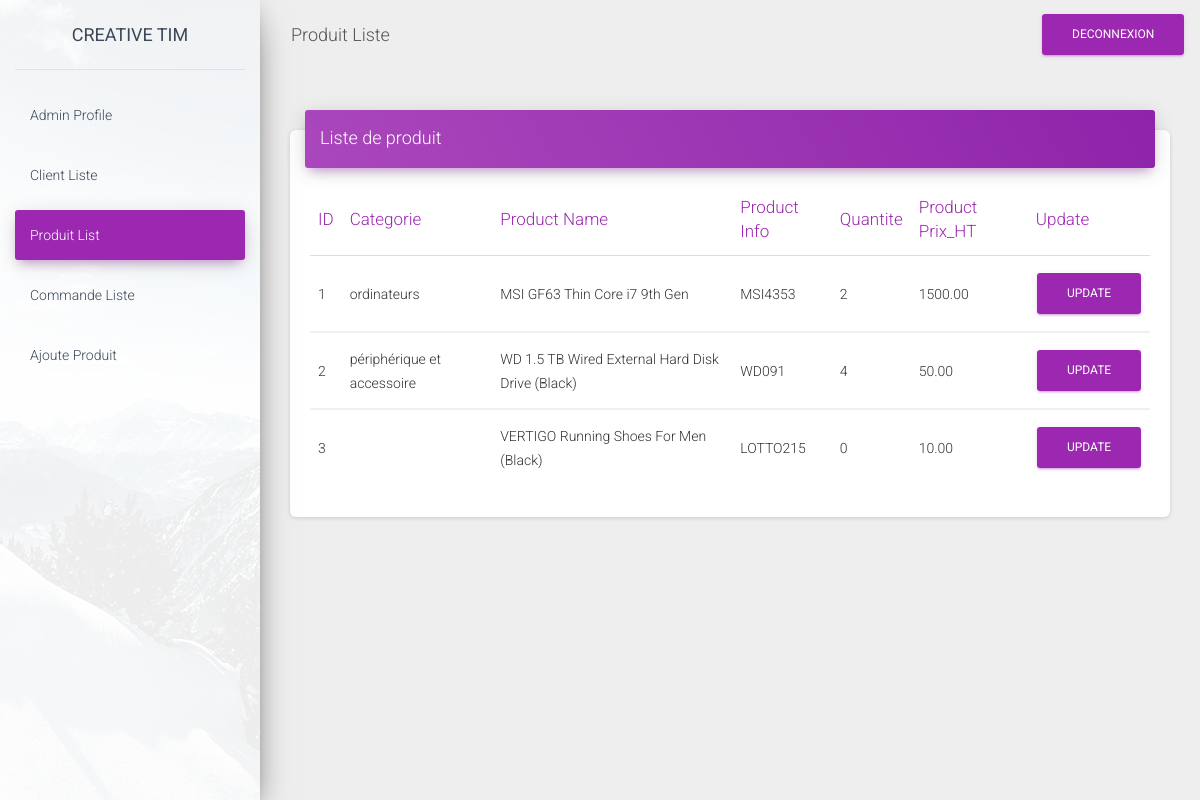
Screenshot of /material-dashboard-master/material-dashboard-master/produit.php with the database file from the repository.
### tables this page shows
CREATE TABLE IF NOT EXISTS `produit` (
  `id_pro` int(8) NOT NULL AUTO_INCREMENT,
  `categorie` varchar(50) NOT NULL,
  `nom` varchar(255) NOT NULL,
  `code` varchar(255) NOT NULL,
  `image` text NOT NULL,
  `prix` double(10,2) NOT NULL,
  `quantite` int(11) NOT NULL,
  PRIMARY KEY (`id_pro`),
  UNIQUE KEY `product_code` (`code`)
);

### material-dashboard-master/material-dashboard-master/produit.php (the view, shortened to what this page needs)
<!DOCTYPE html>
<html lang="en">
<head>
  <link rel="stylesheet" href="https://maxcdn.bootstrapcdn.com/font-awesome/latest/css/font-awesome.min.css">
  <link href="assets/css/material-dashboard.css?v=2.1.2" rel="stylesheet" />
  <link href="assets/demo/demo.css" rel="stylesheet" />
</head>
<body class="">
  <div class="wrapper ">
    <div class="sidebar" data-color="purple" data-background-color="white" data-image="assets/img/sidebar-1.jpg">
      <div class="logo"><a href="http://www.creative-tim.com" class="simple-text logo-normal">
          Creative Tim
        </a></div>
      <div class="sidebar-wrapper">
        <ul class="nav">
          <li class="nav-item ">
            <a class="nav-link" href="template.php">
              <p>Admin Profile</p>
            </a>
          </li>
          <li class="nav-item">
            <a class="nav-link" href="client.php">
              <p>Client Liste</p>
            </a>
          </li>
          <li class="nav-item active ">
            <a class="nav-link" href="produit.php">
              <p>Produit List</p>
            </a>
          </li>
          <li class="nav-item ">
            <a class="nav-link" href="cmd_liste.php">
              <p>Commande Liste</p>
            </a>
          </li>
          <li class="nav-item ">
            <a class="nav-link" href="ajoute_pro.php">
              <p>Ajoute Produit</p>
            </a>
          </li>
        </ul>
      </div>
    </div>
    <div class="main-panel">
      <nav class="navbar navbar-expand-lg navbar-transparent navbar-absolute fixed-top ">
        <div class="container-fluid">
          <div class="navbar-wrapper">
            <a class="navbar-brand" href="javascript:;">Produit Liste</a>
          </div>
          <div class="collapse navbar-collapse justify-content-end">
            <ul class="navbar-nav">
            <a href="deconnexion.php" class="btn btn-primary pull-right">Deconnexion</a>
            </ul>
          </div>
        </div>
      </nav>
      <?php
        try {
        $bdd = new PDO('mysql:host=localhost;dbname=mg;charset=utf8', 'root', '');
        $req = "SELECT * FROM produit";
        $reponse = $bdd->query($req);
        } catch (Exception $e) {
        die('Erreur : ' . $e->getMessage());
        }
      ?>
      <div class="content">
        <div class="container-fluid">
          <div class="row">
            <div class="col-md-12">
              <div class="card">
                <div class="card-header card-header-primary">
                  <h4 class="card-title ">Liste de produit</h4>
                </div>
                <div class="card-body">
                  <div class="table-responsive">
                    <table class="table">
                      <thead class=" text-primary">
                        <th>
                          ID
                        </th>
                        <th>
                          Categorie
                        </th>
                        <th>
                          Product Name
                        </th>
                        <th>
                          Product Info
                        </th>
                        <th>
                          Quantite
                        </th>
                        <th>
                          Product Prix_HT
                        </th>
                        <th>
                          Update
                        </th>
                      </thead>
                      <?php foreach ($reponse->fetchAll() as $donnee) { ?>
                      <tbody>
                        <tr>
                          <td>
                            <?php echo $donnee['id_pro']; ?>
                          </td>
                          <td>
                            <?php echo $donnee['categorie']; ?>
                          </td>
                          <td>
                            <?php echo $donnee['nom']; ?>
                          </td>
                          <td>
                            <?php echo $donnee['code']; ?>
                          </td>
                          <td>
                            <?php echo $donnee['quantite']; ?>
                          </td>
                          <td>
                            <?php echo $donnee['prix']; ?>
                          </td>
                          <td>
                            <form action="update_pro.php" method="GET">
                            <button type="submit" class="btn btn-primary pull-right">Update</button>
                            </form>
                          </td>
                        </tr>
                      </tbody>
                      <?php
                        }
                        ?>
                    </table>
                  </div>
                </div>
              </div>
            </div>
    </div>
  </div>
</body>
</html>

### rows the page displays
produit: id_pro "1", categorie "ordinateurs", nom "MSI GF63 Thin Core i7 9th Gen", code "MSI4353", quantite "2", prix "1500.00"
produit: id_pro "2", categorie "périphérique et accessoire", nom "WD 1.5 TB Wired External Hard Disk Drive (Black)", code "WD091", quantite "4", prix "50.00"
produit: id_pro "3", nom "VERTIGO Running Shoes For Men (Black)", code "LOTTO215", quantite "0", prix "10.00"
